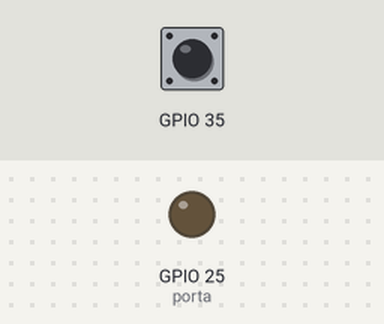
Bench run of a sketch on a simulated ESP32. Shown: output pins drawn as LEDs (lit = HIGH). The inputs (shaded band) are chosen by the test bench; at power-on: GPIO 35 HIGH. WiFi joins after 1.5 s; servers stay silent unless stated; the Firebase database answers and starts empty; what the sketch prints to the serial monitor is not drawn.

Above: at 0.1 s.
At 2.2 s:
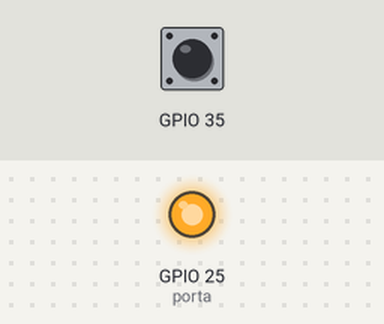
Timing chart, 0 to 3.7 s (numbered marks = the images above):
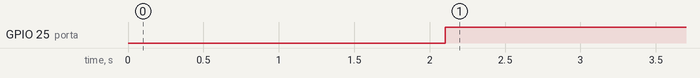

Measured:
- by itself, GPIO 25 (porta): LOW → HIGH at 2.1 s

The sketch:

firmware.ino
```cpp
#include <WiFi.h>
#include "FirebaseESP32.h"

#define WIFI_SSID "iMAXX-FiBRA-JOSENILDO"
#define WIFI_PASSWORD "sj@divinha"
#define FIREBASE_HOST "https://smart-house-9d2e8-default-rtdb.firebaseio.com/"
#define FIREBASE_AUTH "bB0CH5loxBbr7w6C4LZGHOAtduYWQGXdy1qn5jWG"
// Firebase Data object
FirebaseData firebaseData;
FirebaseJson json;
String nodo = "/Vazao";
bool estado;

//Porta de envia o comando para o relé
#define porta GPIO_NUM_25

//Porta que recebe dados do sensor de fluxo
const int portaVazao = GPIO_NUM_35;

//Função que irá fazer a atualizão da vazão
static void atualizaVazao();

//conta a quantidade de pulso para ser multiplicador pela a constante 5.5 e gerar o valor da vazão
volatile int pulsos_vazao = 0;

// Armazena a vazão
float vazao = 0;

void conexaoWifi(){

  WiFi.begin(WIFI_SSID, WIFI_PASSWORD);
  Serial.print("Conectado al Wi-Fi");
  while (WiFi.status() != WL_CONNECTED)
  {
    Serial.print(".");
    delay(300);
  }

}

void conexaoFirebase(){

  Firebase.begin(FIREBASE_HOST, FIREBASE_AUTH);
  Firebase.reconnectWiFi(true);

}

// interrupção
void IRAM_ATTR gpio_isr_handler_up(void* arg)
{
  pulsos_vazao++;
  portYIELD_FROM_ISR();
}


//Função que contem a task a ser executada
void tarefa_pedir_vazao(void *parameter){
  while(1){

  vazao = pulsos_vazao/5.5;
  pulsos_vazao = 0;

  // Realizar o print da leitura no serial
  Serial.println("Leitura do Sensor de Vazao (L/s):");
  Serial.println(vazao);
  // realizar um delay e inicializar leitura daqui a 1 segundos
  delay(200);
  json.set("/Data", vazao);
  Firebase.updateNode(firebaseData,"/Vazao",json);
  delay(100);


   Firebase.getBool(firebaseData, nodo + "/Porta/switch");
   estado = firebaseData.boolData();

   if(!estado){
        digitalWrite(porta,HIGH);
    }else
       digitalWrite(porta,LOW);

    }


}


  //reponsável pela a interrupção no ESP32
void iniciaVazao(gpio_num_t Port){
  gpio_set_direction(Port, GPIO_MODE_INPUT);
  gpio_set_intr_type(Port, GPIO_INTR_NEGEDGE);
  gpio_set_pull_mode(Port, GPIO_PULLUP_ONLY);
  gpio_intr_enable(Port);
  gpio_install_isr_service(0);
  gpio_isr_handler_add(Port, gpio_isr_handler_up, (void*) Port);
}


void setup() {
  Serial.begin(115200);
  pinMode(porta,OUTPUT);
  iniciaVazao((gpio_num_t) portaVazao);
  conexaoWifi();
  conexaoFirebase();

//Criando Task do RTOS
xTaskCreatePinnedToCore(
  tarefa_pedir_vazao, //task
  "tarefa_pedir_vazao", //nome da task
  10000,// tamanho da pilha de memória resevada para essa tarefa
  NULL, // Parametras passados a task
  1,  //proridade na excecução dessa task
  NULL, //Cabeçalho da tarefa
  1 // núcleo onde task será executada
  );
}

void loop() {
  // put your main code here, to run repeatedly:

}
```
